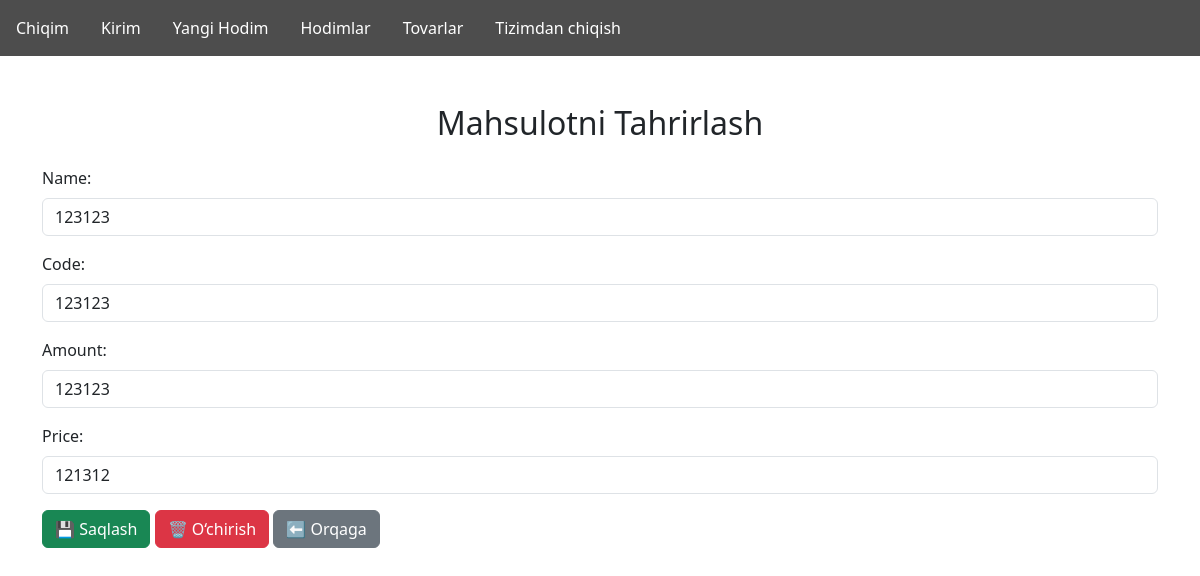
/edit/19/ (signed in), run on the app's committed database.
### products/models.py (models this page shows, shortened)
class Product(models.Model):
    name = models.CharField(max_length=255, unique=True)
    code = models.CharField(max_length=255, unique=True)
    amount = models.IntegerField()
    price = models.IntegerField(default=1000)

### products/views.py (the view)
# urls.py: path('edit/<int:id>/', views.edit, name='edit'),
@login_required
def edit(request, id):
    if not request.user.is_superuser:
        return redirect('products:home')
    product = get_object_or_404(Product, id=id)
    if request.method == 'POST':
        form = ProductForm(request.POST, instance=product)
        if form.is_valid():
            code = form.cleaned_data['code']
            if Product.objects.filter(code=code).exclude(id=product.id).exists():
                messages.error(request, "Bu kod band! Iltimos boshqa kod tanlang.")
            else:
                form.save()
                messages.success(request, "Mahsulot muvaffaqiyatli yangilandi.")
                return redirect('products:products')
    else:
        form = ProductForm(instance=product)
    return render(request, 'products/edit.html', {'form': form, 'id': id})

### products/forms.py
class ProductForm(forms.ModelForm):
    class Meta:
        model = Product
        fields = ['name', 'code', 'amount', 'price']
        widgets = {
            'name': forms.TextInput(attrs={'class': 'form-control'}),
            'code': forms.TextInput(attrs={'class': 'form-control'}),
            'amount': forms.NumberInput(attrs={'class': 'form-control'}),
            'price': forms.NumberInput(attrs={'class': 'form-control'}),
        }

### products/templates/products/edit.html (shortened to what this page needs)
{% extends 'products/base.html' %}
{% block body %}
<div class="container mt-5">
    <h2 class="mb-4 text-center">Mahsulotni Tahrirlash</h2>
    <form method="POST">
        {{ form.as_p }}
        <button type="submit" class="btn btn-success">💾 Saqlash</button>
        <a href="{% url 'products:delete' id %}" class="btn btn-danger" onclick="return confirm('Ishonchingiz komilmi?');">🗑️ O‘chirish</a>
        <a href="{% url 'products:products' %}" class="btn btn-secondary">⬅️ Orqaga</a>
    </form>
</div>
{% endblock %}

### data on the page
Product: name "123123", code "123123", amount "123123", price "121312"
